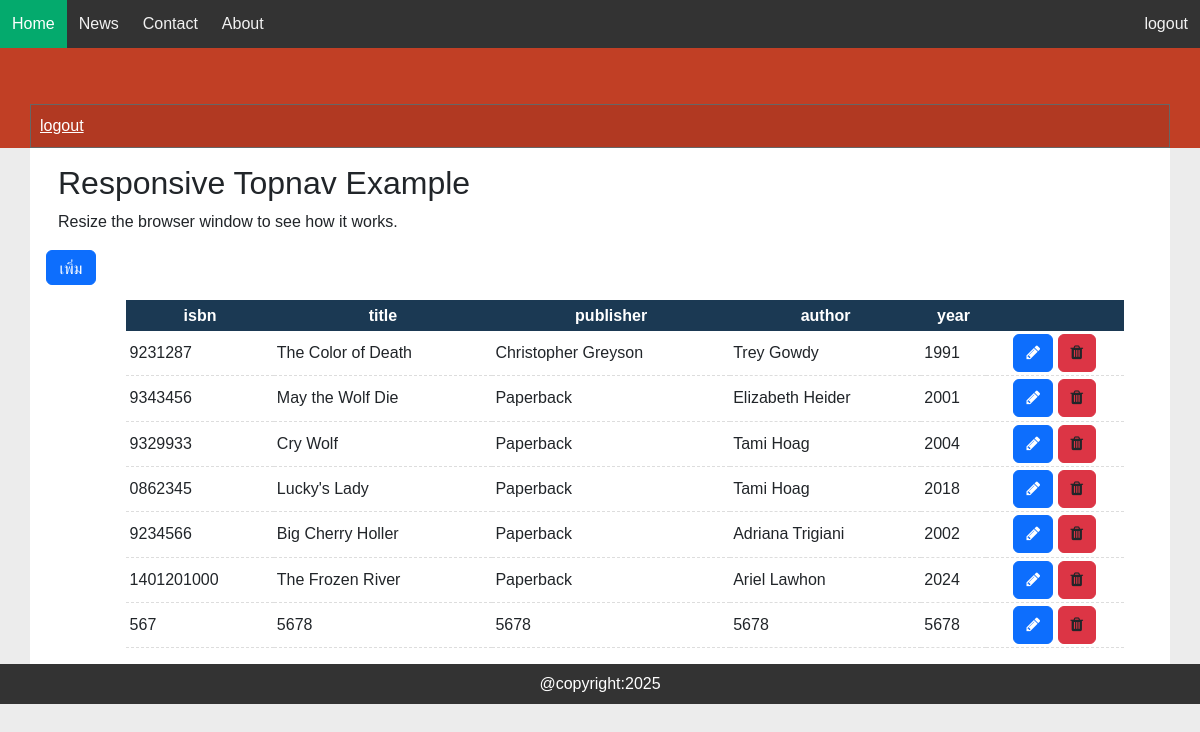
The app's page / (signed in) with its own data.
### tables this page shows
CREATE TABLE `books` (
  `id` int NOT NULL AUTO_INCREMENT,
  `isbn` varchar(10) DEFAULT NULL,
  `title` text,
  `year` int DEFAULT NULL,
  `author` varchar(45) DEFAULT NULL,
  `publisher` varchar(60) DEFAULT NULL,
  `image` varchar(190) DEFAULT NULL,
  `created_at` datetime DEFAULT CURRENT_TIMESTAMP,
  `updated_at` datetime DEFAULT NULL,
  `deleted_at` datetime DEFAULT NULL,
  PRIMARY KEY (`id`)
);

### template/master.php (the view, shortened to what this page needs)
<?php require_once("./template/layouts/header.php");   ?>
<div class="container">
<div class="row" style="background-color:white;padding:1em;min-height:500px;">
  <h2>Responsive Topnav Example</h2>
  <p>Resize the browser window to see how it works.</p>
<br> <a href="<?=$base_url;?>template/create.php" class="btn btn-primary" style="color:white;width:50px;height:35px;float:right;margin-bottom:20px;">เพิ่ม</a>
<table class="temps" style="margin-top:50px;">
  <tr>
    <th>isbn</th>
    <th>title</th>
    <th>publisher</th>
    <th>author</th>
    <th>year</th>
    <th></th>
  </tr>
  <?php
  $books= $DB->query("SELECT * FROM books");
  foreach($books as $book){ ?>
      <tr>
        <td><?=$book["isbn"];?></td>
        <td><?=$book["title"];?></td>
        <td><?=$book["publisher"];?></td>
        <td><?=$book["author"];?></td>
        <td><?=$book["year"];?></td>
        <td style="text-align:center;">
            <a class="btn btn-primary" href="<?=$base_url;?>template/edit.php?id=<?=$book["id"];?>"><i class="fa fa-pencil"></i></a>
            <a class="btn btn-danger btn-delete" data-id="<?=$book["id"];?>" data-toggle="modal" data-target="#exampleModalCenter" style=""><i class="fa fa-trash"></i></a>
        </td>
      </tr>
  <?php } ?>
</table>
</div>
</div>
<?php require_once("./template/layouts/bottom.php");  ?>

### index.php (shortened to what this page needs)
<?php
if(isset($_SESSION["auth"])==true){
    require_once($_SERVER['DOCUMENT_ROOT']."//tsu/template/master.php");
}else{
    require_once($_SERVER['DOCUMENT_ROOT']."//tsu/template/auth/login.php");
}
?>

### template/layouts/header.php (shortened to what this page needs)
<?php
$base_url = "http://" . $_SERVER['SERVER_NAME'] . $_SERVER['REQUEST_URI'];
$start_url = "http://" . $_SERVER['SERVER_NAME'] . "/tsu";
 ?>
<!DOCTYPE html>
<html>
<head>
<link rel="stylesheet" href="https://cdnjs.cloudflare.com/ajax/libs/font-awesome/4.7.0/css/font-awesome.min.css">
<link rel="stylesheet" href="https://cdn.jsdelivr.net/npm/bootstrap@4.4.1/dist/css/bootstrap.min.css">
<link href="https://cdn.jsdelivr.net/npm/bootstrap@5.2.3/dist/css/bootstrap.min.css" rel="stylesheet">
</head>
<body>
<div class="topnav" id="myTopnav">
  <a href="<?=$start_url;?>" class="active">Home</a>
  <a href="#news">News</a>
  <a href="#contact">Contact</a>
  <a href="#about">About</a>
  <?php if(isset($_SESSION["auth"])==true){ ?>
  <a href="<?=$start_url;?>?auth=logout" style="float:right;">logout</a>
  <?php }else{ ?>
  <a href="#about" style="float:right;" data-toggle="modal" data-target="#login">login</a>
  <a href="#about" style="float:right;" data-toggle="modal" data-target="#register">register</a>
  <?php  } ?>
</div>
<div style="display: flex;flex-direction: column;min-height:100px;background-color:#c13f25">
<div class="container" style="margin-top: auto;">
<div class="row" style="padding:0.5em;color:white;border:1px solid #666;background-color:#b13922;">
  <table style="width:120px;" ><tr>
    <?php if(isset($_SESSION["auth"])==true){ ?>
      <td>
      <a href="<?=$start_url;?>?auth=logout" style="color:white;">logout</a>
      </td>
    <?php  } ?>
  </tr>
</table>
</div>
</div>
</div>

### template/layouts/bottom.php (shortened to what this page needs)
<div style="padding:0.5em;background-color:#333;text-align:center;color:white">@copyright:2025</div>
</body>
</html>

### template/layouts/header.php (style rules this page uses)
body { margin: 0; font-family: Arial, Helvetica, sans-serif; background-color:#ececec; }
.topnav { overflow: hidden; background-color: #333; }
.topnav a { float: left; display: block; color: #f2f2f2; text-align: center; padding: 12px 12px; text-decoration: none; font-size: 16px; }
.topnav a.active { background-color: #04AA6D; color: white; }
.temps { width:90%;margin:0 auto; }
.temps th { background-color:#1b3953; color:white; text-align:center; padding:0.2em; }
.temps td { padding:0.2em; border-bottom:1px dashed #dadadae5; }

### records on screen
books: isbn "9231287", title "The Color of Death", publisher "Christopher Greyson", author "Trey Gowdy", year "1991"
books: isbn "9343456", title "May the Wolf Die", publisher "Paperback", author "Elizabeth Heider", year "2001"
books: isbn "9329933", title "Cry Wolf", publisher "Paperback", author "Tami Hoag", year "2004"
books: isbn "0862345", title "Lucky's Lady", publisher "Paperback", author "Tami Hoag", year "2018"
books: isbn "9234566", title "Big Cherry Holler", publisher "Paperback", author "Adriana Trigiani", year "2002"
books: isbn "1401201000", title "The Frozen River", publisher "Paperback", author "Ariel Lawhon", year "2024"
books: isbn "567", title "5678", publisher "5678", author "5678", year "5678"
